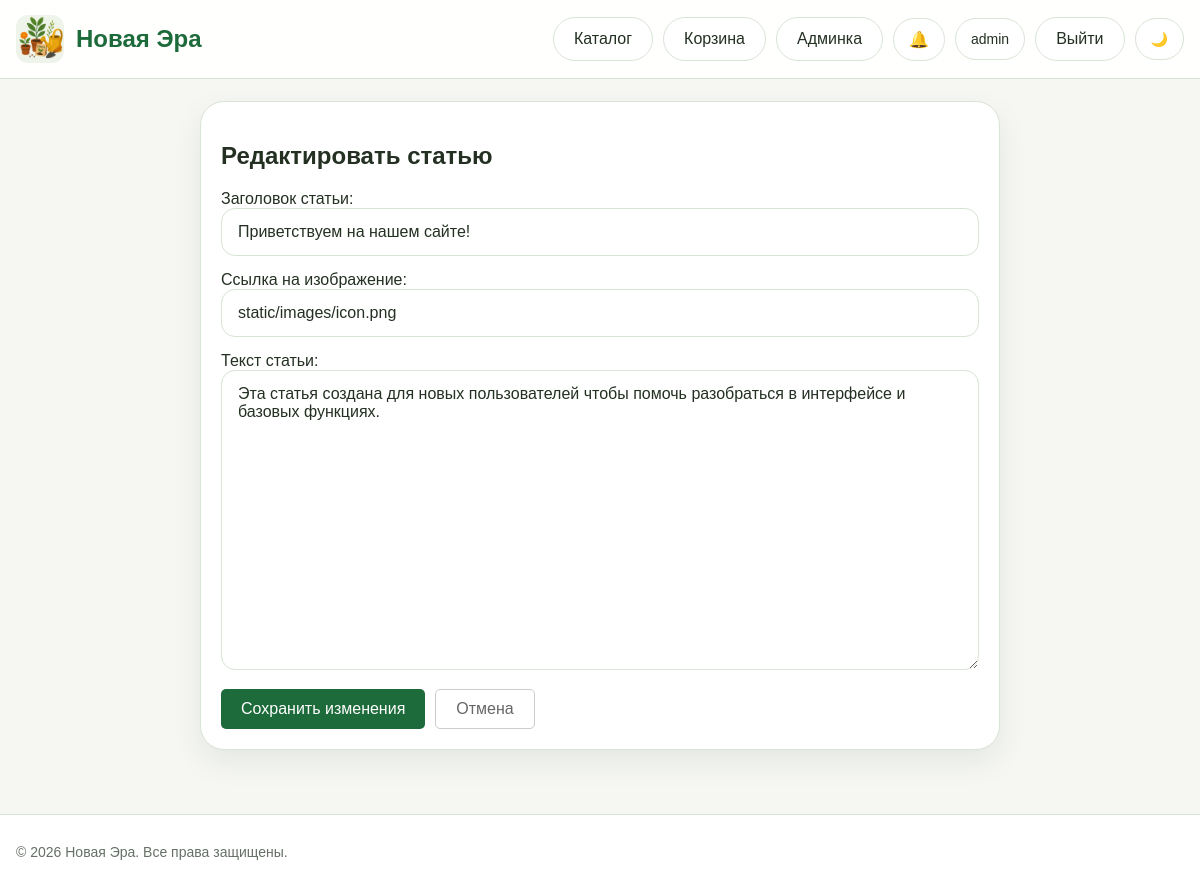
Page /admin/edit_post/1 (signed in) on the committed database.
### models.py (models this page shows, shortened)
class User(UserMixin, db.Model):
    __tablename__ = "users"
    id = db.Column(db.Integer, primary_key=True)
    username = db.Column(db.String(80), unique=True, nullable=False, index=True)
    email = db.Column(db.String(120), unique=True, nullable=False, index=True)
    password_hash = db.Column(db.String(255), nullable=False)
    is_admin = db.Column(db.Boolean, default=False, nullable=False)
    created_at = db.Column(db.DateTime, default=datetime.utcnow, nullable=False)
    surname = db.Column(db.String(80), nullable=True)
    name = db.Column(db.String(80), nullable=True)
    patronymic = db.Column(db.String(80), nullable=True)
    favorite_products = db.relationship(
        'Product',
        secondary=favorites,
        backref=db.backref('favorited_by', lazy='dynamic'),
        lazy='dynamic')

class Post(db.Model):
    __tablename__ = 'post'
    id = db.Column(db.Integer, primary_key=True)
    title = db.Column(db.String(200), nullable=False)
    content = db.Column(db.Text, nullable=False)
    date_posted = db.Column(db.DateTime, default=datetime.now)
    image_post = db.Column(db.String(255))
    product_id = db.Column(db.Integer, db.ForeignKey('products.id'), nullable=True)
    related_product = db.relationship('Product', backref='posts')

### routes.py (the view, shortened to what this page needs)
@bp.route("/admin/edit_post/<int:post_id>", methods=["GET", "POST"])
@login_required
def edit_post(post_id):
    _admin_only()
    post = Post.query.get_or_404(post_id)
    return render_template("admin_post_form.html", post=post, title="Редактировать статью")

### routes.py (called while the page is built)
@login_manager.user_loader
def load_user(user_id: str):
    try:
        return db.session.get(User, int(user_id))
    except:
        return None

def _admin_only():
    if not current_user.is_authenticated or not current_user.is_admin:
        abort(403)

### templates/admin_post_form.html (shortened to what this page needs)
{% extends "base.html" %}
{% block content %}
<div class="form-container" style="max-width: 800px; margin: 0 auto; padding: 20px;">
    <h2>{{ title }}</h2>
    <form method="POST">
        <div style="margin-bottom: 15px;">
            <label>Заголовок статьи:</label>
            <input type="text" name="title" value="{{ post.title if post else '' }}" required class="search-input" style="width: 100%;">
        </div>
        <div style="margin-bottom: 15px;">
            <label>Ссылка на изображение:</label>
            <input type="text" name="image_post" value="{{ post.image_post if post else '' }}" class="search-input" style="width: 100%;">
        </div>
        <div style="margin-bottom: 15px;">
            <label>Текст статьи:</label>
            <textarea name="content" required class="search-input" style="width: 100%; height: 300px; resize: vertical;">{{ post.content if post else '' }}</textarea>
        </div>
        <div style="display: flex; gap: 10px;">
            <button type="submit" class="search-btn" style="background: var(--brand); color: white; border: none; padding: 10px 20px; border-radius: 5px; cursor: pointer;">
                Сохранить изменения
            </button>
            <a href="{{ url_for('main.admin') }}" class="top-link" style="text-decoration: none; padding: 10px 20px; border: 1px solid #ccc; border-radius: 5px; color: #666;">
                Отмена
            </a>
        </div>
    </form>
</div>
{% endblock %}

### templates/base.html (shortened to what this page needs)
<!DOCTYPE html>
<html lang="ru">
<head>
    <link rel="stylesheet" href="{{ url_for('static', filename='css/style.css') }}">
</head>
<body>
<header class="header">
    <div class="container header-inner">
        <div class="logo">
            <a href="{{ url_for('main.index') }}" style="display:flex;align-items:center;gap:12px;">
                <img src="{{ url_for('static', filename='images/icon.png') }}" alt="Logo" style="width:48px;height:48px;border-radius:12px;">
                <div class="logo-text">
                    <div class="title" style="color:var(--brand);">{{ brand_name }}</div>
                </div>
            </a>
        </div>
        <nav class="top-nav">
            <a href="{{ url_for('main.index') }}" class="top-link">Каталог</a>
            <a href="{{ url_for('main.basket') }}" class="top-link">Корзина</a>
            {% if current_user.is_authenticated %}
                {% if current_user.is_admin %}
                    <a href="{{ url_for('main.admin') }}" class="top-link">Админка</a>
                {% endif %}
                <div class="notif-bell-wrapper" id="notifBellWrapper">
                    <button class="notif-bell-btn" id="notifBellBtn" type="button" title="Уведомления о заказах">
                        🔔
                    </button>
                </div>
                <a href="{{ url_for('main.profile') }}" class="profile-btn">{{ current_user.username }}</a>
                <a href="{{ url_for('main.logout') }}" class="top-link">Выйти</a>
            {% else %}
                <a href="{{ url_for('main.login') }}" class="top-link">Войти</a>
            {% endif %}
            <button id="themeToggle" class="theme-toggle" type="button">🌙</button>
        </nav>
    </div>
</header>
<main class="main-content container">
    {% block content %}{% endblock %}
</main>
<footer class="footer">
    <div class="container footer-inner">
        <p>© 2026 {{ brand_name }}. Все права защищены.</p>
    </div>
</footer>
</body>
</html>

### static/css/style.css (style rules this page uses)
:root { --bg: #f6f7f3; --surface: #ffffff; --surface-soft: #eef4ea; --text: #233022; --muted: #667066; --brand: #1d6a3a; --brand-dark: #14552d; --border: #d9e3d6; --shadow: 0 12px 30px rgba(16, 48, 26, 0.08); --error: #b33a3a; --warning: #b46f0b; --success: #2a7d46; }
*, *::before, *::after { box-sizing: border-box; }
html { scroll-behavior: smooth; }
body { margin: 0; font-family: Arial, Helvetica, sans-serif; background: var(--bg); color: var(--text); }
a { color: inherit; text-decoration: none; }
img { max-width: 100%; display: block; }
button, input, select, textarea { font: inherit; }
.container { width: min(1180px, calc(100% - 32px)); margin: 0 auto; }
.main-content { padding: 22px 0 40px; }
.header { position: sticky; top: 0; z-index: 20; background: color-mix(in srgb, var(--surface) 92%, transparent); backdrop-filter: blur(10px); border-bottom: 1px solid var(--border); }
.header-inner { min-height: 78px; display: flex; align-items: center; justify-content: space-between; gap: 20px; }
.logo { display: flex; align-items: center; gap: 12px; min-width: 0; }
.logo img { width: 52px; height: 52px; border-radius: 16px; object-fit: cover; background: var(--surface-soft); }
.logo-text { min-width: 0; }
.title { font-size: 24px; font-weight: 800; line-height: 1.1; }
.top-nav { display: flex; align-items: center; gap: 10px; flex-wrap: wrap; justify-content: flex-end; }
.top-link { background: var(--surface); color: var(--text); border: 1px solid var(--border); padding: 12px 20px; border-radius: 999px; text-decoration: none; display: inline-flex; align-items: center; font-weight: 500; transition: all 0.2s ease; }
.search-input { flex: 1; min-width: 0; padding: 14px 16px; border-radius: 14px; border: 1px solid var(--border); background: var(--surface); color: var(--text); }
.search-btn { background: var(--surface-soft); border: 1px solid var(--border); color: var(--text); padding:14px 18px;border-radius:14px;cursor:pointer; }
.footer { border-top: 1px solid var(--border); background: var(--surface); margin-top: 24px; }
.footer-inner { min-height: 74px; display: flex; align-items: center; color: var(--muted); font-size: 14px; }
.form-container, .cart-container, .admin-card { background: var(--surface); border: 1px solid var(--border); border-radius: 24px; box-shadow: var(--shadow); padding: 24px; }
.theme-toggle, .profile-btn { border: 1px solid var(--border); background: var(--surface); color: var(--text); border-radius: 999px; padding: 11px 15px; min-height: 42px; display: inline-flex; align-items: center; justify-content: center; cursor: pointer; font-size: 14px; transition: all 0.2s ease; }
.notif-bell-wrapper { position: relative; display: inline-flex; }
.notif-bell-btn { position: relative; border: 1px solid var(--border); background: var(--surface); color: var(--text); border-radius: 999px; padding: 11px 15px; min-height: 42px; display: inline-flex; align-items: center; justify-content: center; cursor: pointer; font-size: 16px; transition: all 0.2s ease; gap: 0; }

### rows in the picture
User: username "admin"
Post: title "Приветствуем на нашем сайте!", image_post "static/images/icon.png", content "Эта статья создана для новых пользователей чтобы помочь разобраться в интерфейсе и базовых функциях."

### other values in the picture
{{ brand_name }} "Новая Эра"
{{ title }} "Редактировать статью"
